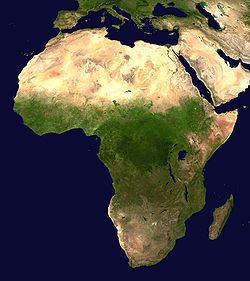
#> input picture goruntuİsleme/OpenCV Contours, Convex Hull, Convexity Defects/q.jpg, 250 x 281 px
$ python ConvexHull.py
#> lines starting #> are read from the running program, lines starting #| are printed output that depends on the picture; after the words box and inside, x2 and y2 are one past the last pixel; in counts of white or black regions, pixels touching at a corner belong together
#CONVEX HULL dış bükey örtü demektir
import cv2
import  numpy as np

img=cv2.imread("q.jpg")
#> img is the input picture: shape (281, 250, 3); mean B, G, R 69.2, 76.9, 81.6

gray=cv2.cvtColor(img,cv2.COLOR_BGR2GRAY)
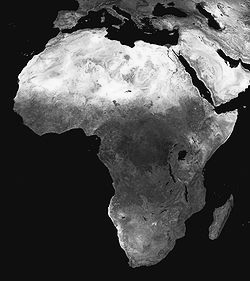
#> gray: shape (281, 250); min 0, max 254, mean 77.5
blur=cv2.blur(gray,(3,3))
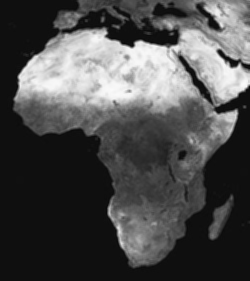
#> blur: shape (281, 250); min 8, max 250, mean 77.5
ret,thresh=cv2.threshold(blur,40,255,cv2.THRESH_BINARY)
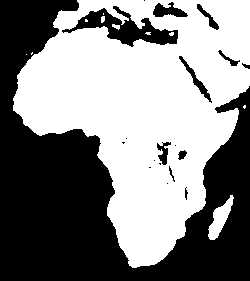
#> thresh: shape (281, 250); 52.5% white; 19 black regions (8 under 20 px)
#Sınırların kordinatlarını bulma
contours,hierarchy=cv2.findContours(thresh,cv2.RETR_TREE,cv2.CHAIN_APPROX_SIMPLE)
#> contours = 29 contours, 18 with area under 20; largest, box (x1, y1, x2, y2) and area: (13, 0, 250, 268) 38798, (61, 5, 179, 48) 2030, (208, 195, 234, 240) 452, (152, 1, 189, 18) 347, (178, 55, 213, 104) 309
#contours hull noktalarını tutabilmek için boş bir dizi oluşturduk
hull=[]
#contours hull noktalarını bulmak
for i in range(len(contours)):
    hull.append(cv2.convexHull(contours[i],False))#False dedimiz için contours un index leri döner sadece
#> this loop made 29 passes
#> after the loop, hull = 29 contours, 17 with area under 20; largest, box (x1, y1, x2, y2) and area: (13, 0, 250, 268) 44694, (61, 5, 179, 48) 3112, (208, 195, 234, 240) 532, (152, 1, 189, 18) 434, (178, 55, 213, 104) 394
    #hull.append -> alınan her değeri hull=[] içine atarak saklanmasını sağlar
bg=np.zeros((thresh.shape[0],thresh.shape[1],3),np.uint8)

for i in range(len(contours)):
    cv2.drawContours(bg,contours,i,(0,255,0),3,8,hierarchy)#8 kesintisiz çizgi türü,kıtanın çizgileri
    cv2.drawContours(bg,hull,i,(0,0,255),1,8)#8 kesintisiz çizgi türü,konvex çizgileri
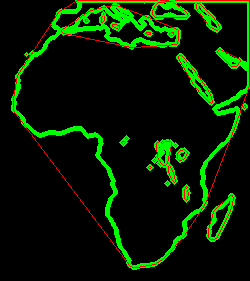
#> bg: shape (281, 250, 3); mean of channels 0, 1, 2 0, 27.4, 5.9; drawn as B, G, R
cv2.imshow("image",bg)
cv2.waitKey(0)
cv2. destroyAllWindows()
